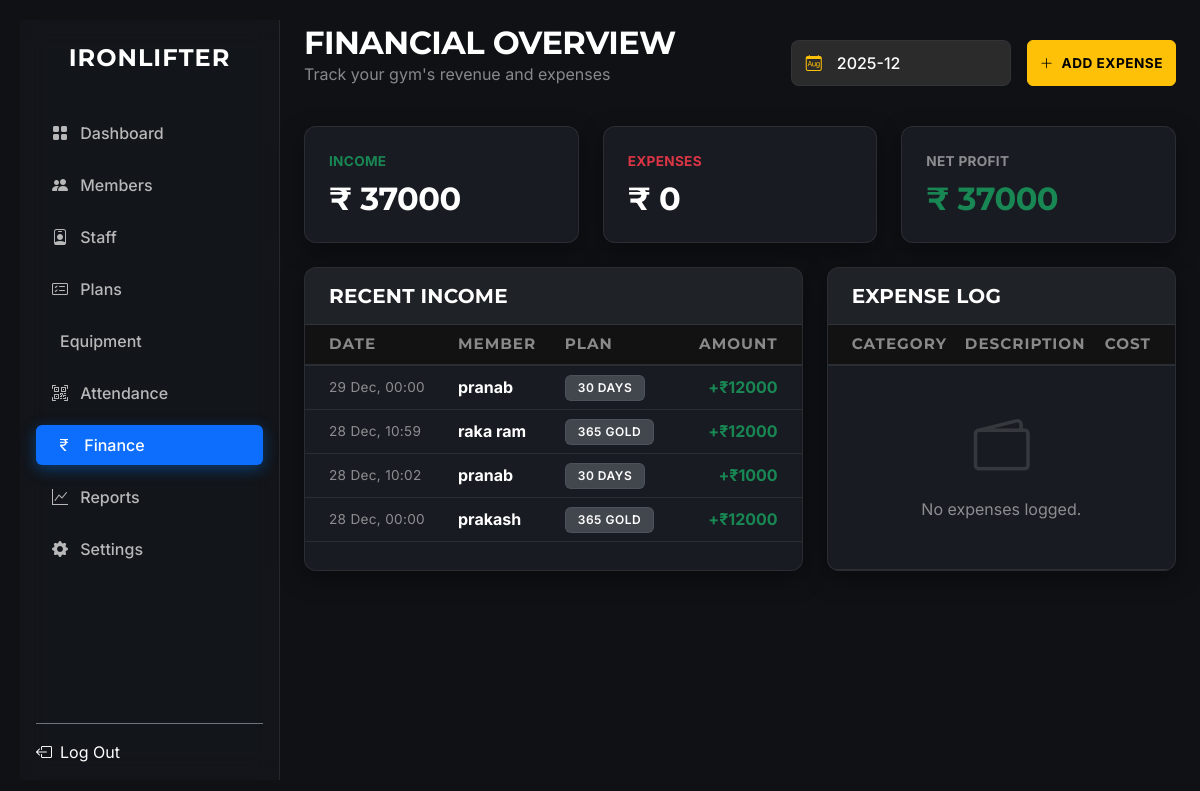
/finance/ (signed in), run on the app's committed database.
### src/models/__init__.py (models this page shows, shortened)
class Transaction(db.Model):
    __tablename__ = 'transactions'
    id = db.Column(db.Integer, primary_key=True)
    member_id = db.Column(db.Integer, db.ForeignKey('members.id'))
    plan_id = db.Column(db.Integer, db.ForeignKey('plans.id'))
    amount = db.Column(db.Integer, nullable=False)
    payment_method = db.Column(db.String(50), default='Cash')
    transaction_type = db.Column(db.String(50), default='Membership')
    date = db.Column(db.DateTime, default=datetime.utcnow)
    notes = db.Column(db.Text)
    invoice_number = db.Column(db.String(50))
    created_at = db.Column(db.DateTime, default=datetime.utcnow)

class Member(db.Model):
    __tablename__ = 'members'
    id = db.Column(db.Integer, primary_key=True)
    member_code = db.Column(db.String(MEMBER_CODE_LENGTH), unique=True, index=True)
    name = db.Column(db.String(100), nullable=False)
    phone = db.Column(db.String(20))
    email = db.Column(db.String(120))
    address = db.Column(db.Text)
    date_of_birth = db.Column(db.Date)
    gender = db.Column(db.String(10))
    photo_path = db.Column(db.String(255))
    emergency_contact_name = db.Column(db.String(100))
    emergency_contact_phone = db.Column(db.String(20))
    emergency_contact_relation = db.Column(db.String(50))
    plan_id = db.Column(db.Integer, db.ForeignKey('plans.id'))
    plan_price_at_join = db.Column(db.Integer)
    join_date = db.Column(db.Date, default=date.today)
    expiry_date = db.Column(db.Date)
    status = db.Column(db.String(20), default='Active')
    notes = db.Column(db.Text)
    created_at = db.Column(db.DateTime, default=datetime.utcnow)
    updated_at = db.Column(db.DateTime, default=datetime.utcnow, onupdate=datetime.utcnow)
    attendance_logs = db.relationship('Attendance', backref='member', lazy='dynamic', cascade="all, delete-orphan")
    measurements = db.relationship('Measurement', backref='member', lazy='dynamic', cascade="all, delete-orphan")
    transactions = db.relationship('Transaction', backref='member', lazy='dynamic', cascade="all, delete-orphan")

class Plan(db.Model):
    __tablename__ = 'plans'
    id = db.Column(db.Integer, primary_key=True)
    name = db.Column(db.String(100), nullable=False)
    price = db.Column(db.Integer, nullable=False)
    duration_days = db.Column(db.Integer, nullable=False)
    description = db.Column(db.Text)
    is_active = db.Column(db.Boolean, default=True)
    created_at = db.Column(db.DateTime, default=datetime.utcnow)
    members = db.relationship('Member', backref='plan', lazy='dynamic')

### src/routes/finance_routes.py (the view)
@finance_bp.route('/')
@login_required
def finance_dashboard():
    filter_month = request.args.get('filter_month')
    if not filter_month:
        filter_month = date.today().strftime('%Y-%m')
    try:
        year, month = map(int, filter_month.split('-'))
        _, last_day = calendar.monthrange(year, month)
        start_date = date(year, month, 1)
        end_date = date(year, month, last_day)
        month_display = datetime(year, month, 1).strftime('%B %Y')
    except ValueError:
        start_date = date.today().replace(day=1)
        end_date = date.today()
        month_display = date.today().strftime('%B %Y')
    total_revenue = db.session.query(func.sum(Transaction.amount)).filter(
        and_(Transaction.date >= start_date, Transaction.date <= end_date)
    ).scalar() or 0
    total_expenses = db.session.query(func.sum(Expense.amount)).filter(
        and_(Expense.date >= start_date, Expense.date <= end_date)
    ).scalar() or 0
    transactions_data = db.session.query(
        Transaction.date,
        Transaction.amount,
        Member.name.label('member_name'),
        Plan.name.label('plan_name')
    ).join(Member, Transaction.member_id == Member.id)\
     .outerjoin(Plan, Member.plan_id == Plan.id)\
     .filter(and_(Transaction.date >= start_date, Transaction.date <= end_date))\
     .order_by(Transaction.date.desc())\
     .all()
    expenses = Expense.query.filter(
        and_(Expense.date >= start_date, Expense.date <= end_date)
    ).order_by(Expense.date.desc()).all()
    return render_template(
        'finance.html',
        active_page='finance',
        total_revenue=total_revenue,
        total_expenses=total_expenses,
        profit=total_revenue - total_expenses,
        income=total_revenue,
        expense=total_expenses,
        expenses=expenses,
        transactions=transactions_data, # Passing the joined data
        selected_month=filter_month,
        month_display=month_display, # Passing formatted month name
        now=datetime.now()
    )

### src/templates/finance.html (shortened to what this page needs)
{% extends "base.html" %}
{% block content %}
<link rel="stylesheet" href="https://cdn.jsdelivr.net/npm/flatpickr/dist/plugins/monthSelect/style.css">
<div class="container fade-in" style="min-height: 80vh; position: relative;">
    <div class="d-flex justify-content-between align-items-center mb-4">
        <div>
            <h2 class="fw-bold text-white mb-0">Financial Overview</h2>
            <p class="text-white-50">Track your gym's revenue and expenses</p>
        </div>
        <div class="d-flex gap-3">
            <form action="{{ url_for('finance.finance_dashboard') }}" method="GET" class="position-relative">
                <input type="text"
                       id="monthPicker"
                       name="filter_month"
                       class="form-control bg-dark text-white shadow-none"
                       value="{{ selected_month }}"
                       placeholder="Select Month"
                       style="width: 220px;
                              padding-left: 45px;
                              cursor: pointer;
                              border: 1px solid rgba(255,255,255,0.2);
                              border-radius: 8px;
                              font-weight: 500;">
            </form>
            <button class="btn btn-warning fw-bold" data-bs-toggle="modal" data-bs-target="#expenseModal">
                <i class="bi bi-plus-lg me-1"></i> Add Expense
            </button>
        </div>
    </div>
    <div class="{{ 'blurred-bg' if not transactions and not expenses else '' }}">
        <div class="row g-4 mb-4">
            <div class="col-md-4">
                <div class="card p-4 h-100 border-success border-opacity-25" style="background: rgba(25, 135, 84, 0.1);">
                    <div class="text-success text-uppercase small fw-bold mb-2">Income</div>
                    <h2 class="fw-bold text-white mb-0">₹ {{ income }}</h2>
                </div>
            </div>
            <div class="col-md-4">
                <div class="card p-4 h-100 border-danger border-opacity-25" style="background: rgba(220, 53, 69, 0.1);">
                    <div class="text-danger text-uppercase small fw-bold mb-2">Expenses</div>
                    <h2 class="fw-bold text-white mb-0">₹ {{ expense }}</h2>
                </div>
            </div>
            <div class="col-md-4">
                <div class="card p-4 h-100 {{ 'border-success' if profit >= 0 else 'border-danger' }} border-opacity-25">
                    <div class="text-white-50 text-uppercase small fw-bold mb-2">Net Profit</div>
                    <h2 class="{{ 'text-success' if profit >= 0 else 'text-danger' }} fw-bold mb-0">
                        ₹ {{ profit }}
                    </h2>
                </div>
            </div>
        </div>
        <div class="row g-4">
            <div class="col-lg-7">
                <div class="card h-100 overflow-hidden">
                    <div class="card-header bg-transparent border-bottom border-secondary py-3">
                        <h5 class="fw-bold text-white mb-0">Recent Income</h5>
                    </div>
                    <div class="table-responsive" style="max-height: 500px; overflow-y: auto;">
                        <table class="table table-dark table-hover align-middle mb-0">
                            <thead class="text-white-50 small text-uppercase sticky-top bg-dark">
                                <tr>
                                    <th class="ps-4">Date</th>
                                    <th>Member</th>
                                    <th>Plan</th>
                                    <th class="text-end pe-4">Amount</th>
                                </tr>
                            </thead>
                            <tbody class="border-top-0">
                                {% for t in transactions %}
                                <tr>
                                    <td class="ps-4 text-white-50 small">{{ t.date.strftime('%d %b, %H:%M') }}</td>
                                    <td class="fw-bold text-white">{{ t.member_name }}</td>
                                    <td>
                                        {% if t.plan_name %}
                                            <span class="badge bg-secondary bg-opacity-50 text-white border border-secondary border-opacity-25">
                                                {{ t.plan_name }}
                                            </span>
                                        {% else %}
                                            <span class="badge bg-secondary bg-opacity-25 text-white-50">General</span>
                                        {% endif %}
                                    </td>
                                    <td class="text-end pe-4 text-success fw-bold">+₹{{ t.amount }}</td>
                                </tr>
                                {% endfor %}
                            </tbody>
                        </table>
                    </div>
                </div>
            </div>
            <div class="col-lg-5">
                <div class="card h-100 overflow-hidden">
                    <div class="card-header bg-transparent border-bottom border-secondary py-3">
                        <h5 class="fw-bold text-white mb-0">Expense Log</h5>
                    </div>
                    <div class="table-responsive" style="max-height: 500px; overflow-y: auto;">
                        <table class="table table-dark table-hover align-middle mb-0">
                            <thead class="text-white-50 small text-uppercase sticky-top bg-dark">
                                <tr>
                                    <th class="ps-4">Category</th>
                                    <th>Description</th>
                                    <th class="text-end pe-4">Cost</th>
                                </tr>
                            </thead>
                            <tbody>
                                {% for e in expenses %}
                                <tr>
                                    <td class="ps-4">
                                        <span class="badge bg-danger bg-opacity-10 text-danger border border-danger border-opacity-25">
                                            {{ e.category }}
                                        </span>
                                    </td>
                                    <td class="text-white-50 small">{{ e.description or '-' }}</td>
                                    <td class="text-end pe-4 text-danger fw-bold">-₹{{ e.amount }}</td>
                                </tr>
                                {% else %}
                                <tr>
                                    <td colspan="3" class="text-center py-5 text-white-50">
                                        <i class="bi bi-wallet2 display-4 opacity-25 mb-3 d-block"></i>
                                        No expenses logged.
                                    </td>
                                </tr>
                                {% endfor %}
                            </tbody>
                        </table>
                    </div>
                </div>
            </div>
        </div>
    </div> </div>
{% endblock %}

### src/templates/base.html (shortened to what this page needs)
<!DOCTYPE html>
<html lang="en">
<head>
    <link href="https://cdn.jsdelivr.net/npm/bootstrap@5.3.2/dist/css/bootstrap.min.css" rel="stylesheet">
    <link href="https://cdn.jsdelivr.net/npm/bootstrap-icons@1.11.1/font/bootstrap-icons.css" rel="stylesheet">
    <link rel="stylesheet" href="https://cdn.jsdelivr.net/npm/flatpickr/dist/flatpickr.min.css">
    <link rel="stylesheet" href="https://npmcdn.com/flatpickr/dist/themes/dark.css">
    <link rel="stylesheet" href="{{ url_for('static', filename='css/style.css') }}">
</head>
<body>
    <div class="sidebar d-flex flex-column p-3 bg-dark" id="sidebar">
        <div class="sidebar-brand text-center mb-4 mt-2">
            <h4 class="fw-bold text-white" style="letter-spacing: 1px;">IRONLIFTER</h4>
        </div>
        <ul class="nav nav-pills flex-column mb-auto gap-2">
            <li class="nav-item">
                <a href="{{ url_for('main.dashboard') }}" class="nav-link text-white {% if active_page == 'dashboard' %}active{% endif %}">
                    <i class="bi bi-grid-fill me-2"></i> Dashboard
                </a>
            </li>
            <li>
                <a href="{{ url_for('members.list_members') }}" class="nav-link text-white {% if active_page == 'members' %}active{% endif %}">
                    <i class="bi bi-people-fill me-2"></i> Members
                </a>
            </li>
            <li>
                <a href="{{ url_for('staff.list_staff') }}" class="nav-link text-white {% if active_page == 'staff' %}active{% endif %}">
                    <i class="bi bi-person-badge me-2"></i> Staff
                </a>
            </li>
            <li>
                <a href="{{ url_for('plans.list_plans') }}" class="nav-link text-white {% if active_page == 'plans' %}active{% endif %}">
                    <i class="bi bi-card-checklist me-2"></i> Plans
                </a>
            </li>
            <li>
                <a href="{{ url_for('equipment.list_equipment') }}" class="nav-link text-white {% if active_page == 'equipment' %}active{% endif %}">
                     Equipment
                </a>
            </li>
            <li>
                <a href="{{ url_for('main.attendance') }}" class="nav-link text-white {% if active_page == 'attendance' %}active{% endif %}">
                    <i class="bi bi-qr-code-scan me-2"></i> Attendance
                </a>
            </li>
            <li>
                <a href="{{ url_for('finance.finance_dashboard') }}" class="nav-link text-white {% if active_page == 'finance' %}active{% endif %}">
                    <i class="bi bi-currency-rupee me-2"></i> Finance
                </a>
            </li>
            <li>
                <a href="{{ url_for('reports.analytics') }}" class="nav-link text-white {% if active_page == 'reports' %}active{% endif %}">
                    <i class="bi bi-graph-up me-2"></i> Reports
                </a>
            </li>
            <li>
                <a href="{{ url_for('settings.index') }}" class="nav-link text-white {% if active_page == 'settings' %}active{% endif %}">
                    <i class="bi bi-gear-fill me-2"></i> Settings
                </a>
            </li>
        </ul>
        <div class="sidebar-footer mt-auto pt-3 border-top border-secondary">
            <a href="{{ url_for('auth.logout') }}" class="d-flex align-items-center text-white text-decoration-none">
                <i class="bi bi-box-arrow-left me-2"></i> Log Out
            </a>
        </div>
    </div>
    <main class="container-fluid py-4 main-content">
        {% block content %}{% endblock %}
    </main>
</body>
</html>

### data on the page
Transaction: date "29 Dec, 00:00", member_name "pranab", plan_name "30 DAYS", amount "12000"
Transaction: date "28 Dec, 10:59", member_name "raka ram", plan_name "365 GOLD", amount "12000"
Transaction: date "28 Dec, 10:02", member_name "pranab", plan_name "30 DAYS", amount "1000"
Transaction: date "28 Dec, 00:00", member_name "prakash", plan_name "365 GOLD", amount "12000"

### other printed values
{{ income }} "37000"
{{ expense }} "0"
{{ profit }} "37000"
